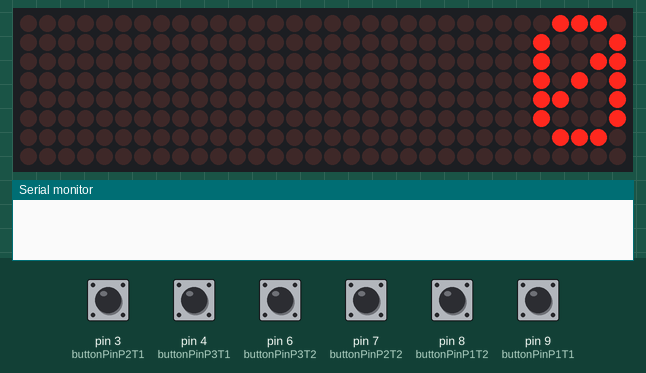
This sketch was run on a simulated Arduino Uno, built with avr-gcc and run on an emulated ATmega328P. Parts: 32×8 LED matrix, the last lines printed to the serial monitor. Inputs (shaded band) come from the test bench; at power-on: pin 3 (buttonPinP2T1), pin 4 (buttonPinP3T1), pin 6 (buttonPinP3T2), pin 7 (buttonPinP2T2), pin 8 (buttonPinP1T2), pin 9 (buttonPinP1T1) HIGH.

Above: at 1.2 s.
1.3 s: pin 3 (buttonPinP2T1) pulled LOW for 1 s
5.3 s: pin 8 (buttonPinP1T2) pulled LOW for 0.15 s
At 6.7 s:
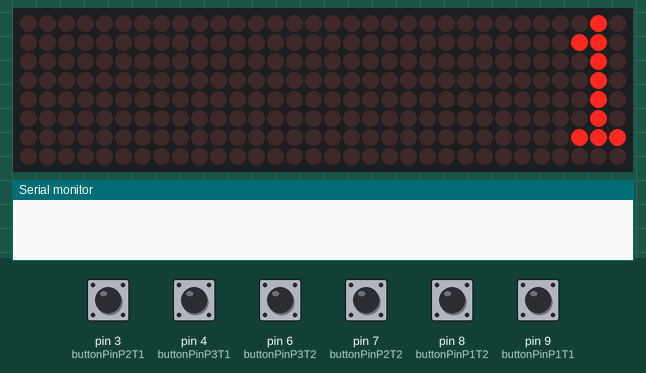
8.4 s: pin 6 (buttonPinP3T2) pulled LOW for 1 s
At 10.6 s:
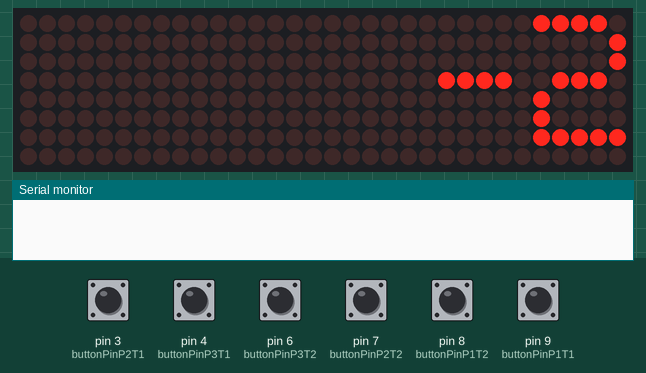
12.4 s: pin 9 (buttonPinP1T1) pulled LOW for 1 s
16.4 s: pin 4 (buttonPinP3T1) pulled LOW for 1 s
20.4 s: pin 7 (buttonPinP2T2) pulled LOW for 0.15 s
At 21.0 s:
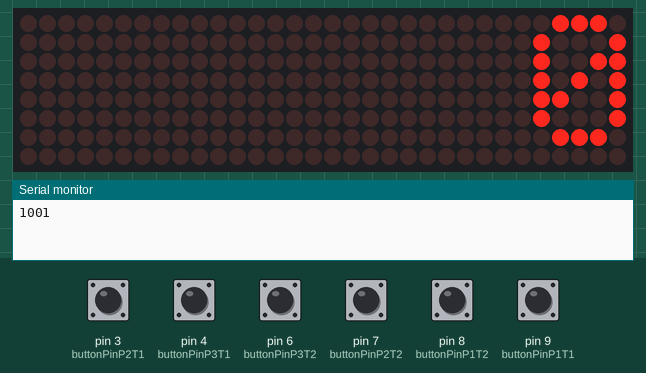
Timing chart, 0 to 23.4 s (numbered marks = the images above; inputs shaded):
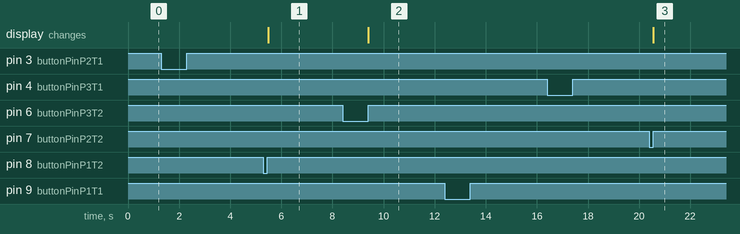

The sketch:

Poang_raknare.ino
```cpp
#include <MD_Parola.h>
#include <MD_MAX72xx.h>
#include <SPI.h>
#include <Button.h>

#define HARDWARE_TYPE MD_MAX72XX::FC16_HW
#define MAX_DEVICES 4
#define CS_PIN 10

MD_Parola myDisplay = MD_Parola(HARDWARE_TYPE, CS_PIN, MAX_DEVICES);

int team1 = 0;  // Poängen för Team 1
int team2 = 0;
char scoreBuffer1[10];  // Buffer för att lagra poäng som sträng
char scoreBuffer2[10];

const int buttonPinP1T1 = 9;
const int buttonPinP2T1 = 3;
const int buttonPinP3T1 = 4;


const int buttonPinP1T2 = 8;
const int buttonPinP2T2 = 7;
const int buttonPinP3T2 = 6;

unsigned long holdTime = 650;  // Gräns för att avgöra lång- eller korttryck

unsigned long P1T1Time = 0;  // Tid sedan knappen trycktes ned
unsigned long P2T1Time = 0;
unsigned long P3T1Time = 0;
unsigned long P1T2Time = 0;
unsigned long P2T2Time = 0;
unsigned long P3T2Time = 0;

Button buttonP1T1(buttonPinP1T1);
Button buttonP2T1(buttonPinP2T1);
Button buttonP3T1(buttonPinP3T1);

Button buttonP1T2(buttonPinP1T2);
Button buttonP2T2(buttonPinP2T2);
Button buttonP3T2(buttonPinP3T2);

void setup() {
  buttonP1T1.begin();
  buttonP2T1.begin();
  buttonP3T1.begin();

  buttonP1T2.begin();
  buttonP2T2.begin();
  buttonP3T2.begin();

  myDisplay.begin();
  myDisplay.setIntensity(4);  // Sätt ljusstyrka
  myDisplay.displayClear();   // Rensa displayen

  Serial.begin(9600);  // Starta seriell kommunikation för felsökning
}

void loop() {
  // Kolla om någon av knapparna trycks ned
  if (buttonP1T1.pressed()) {
    P1T1Time = millis();  // Registrera tid när knappen trycks ned
  }
  if (buttonP2T1.pressed()) {
    P2T1Time = millis();
  }
  if (buttonP3T1.pressed()) {
    P3T1Time = millis();
  }
    if (buttonP1T2.pressed()) {
    P1T2Time = millis();
  }
  if (buttonP2T2.pressed()) {
    P2T2Time = millis();
  }
  if (buttonP3T2.pressed()) {
    P3T2Time = millis();
  }

  // Kontrollera när knapparna släpps och uppdatera poängen
  if (buttonP1T1.released()) {
    if ((millis() - P1T1Time) > holdTime) {
      team1 -= 1;
      Serial.println((millis() - P1T1Time));
    } else {

      team1 += 1;
    }
  }
  if (buttonP2T1.released()) {
    if ((millis() - P2T1Time) > holdTime) {
      team1 -= 2;
    } else {
      team1 += 2;
    }
  }
  if (buttonP3T1.released()) {
    if ((millis() - P3T1Time) > holdTime) {
      team1 -= 3;
    } else {
      team1 += 3;
    }
  }
    if (buttonP1T2.released()) {
    if ((millis() - P1T2Time) > holdTime) {
      team2 -= 1;
    } else {
      team2 += 1;
    }
  }
  if (buttonP2T2.released()) {
    if ((millis() - P2T2Time) > holdTime) {
      team2 -= 2;
    } else {
      team2 += 2;
    }
  }
  if (buttonP3T2.released()) {
    if ((millis() - P3T2Time) > holdTime) {
      team2 -= 3;
    } else {
      team2 += 3;
    }
  }

  // Konvertera poängen till en sträng och visa på displayen
  sprintf(scoreBuffer1, "%d", team1);
  myDisplay.displayText(scoreBuffer1, PA_LEFT, 0, 0, PA_PRINT, PA_NO_EFFECT);
  myDisplay.displayAnimate();
  sprintf(scoreBuffer2, "%d", team2);
  myDisplay.displayText(scoreBuffer2, PA_RIGHT, 0, 0, PA_PRINT, PA_NO_EFFECT);
  myDisplay.displayAnimate();


}
```

Measured:
- after the input at 1.3 s, every drawn part: stays the same
- after the input at 5.3 s, the display: changes after 0.18 s (image 1)
- after the input at 8.4 s, the display: changes after 1.0 s (image 2)
- after the input at 16.4 s, every drawn part: stays the same
- after the input at 20.4 s, the display: changes after 0.16 s (image 3)
